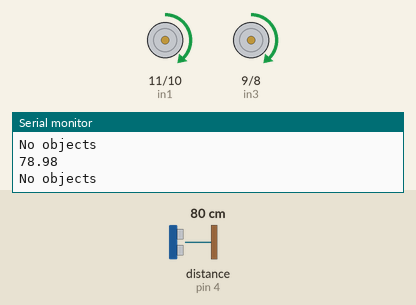
This sketch was run on a simulated Arduino Uno, built with avr-gcc and run on an emulated ATmega328P. Shown: motor-driver pin pairs drawn as motors (green arrow = first pin HIGH = forward, orange = second pin HIGH = backward, longer = more drive, scaled by the enable pin), the last lines printed to the serial monitor. Wiring (inferred from the names in the program): ultrasonic range finder: trigger pin 3; echo pin 4. Inputs (shaded band) come from the test bench; at power-on: distance to the obstacle (sensor on pin 4) 80 cm. The echo pulse lasts 58.3 µs per cm.

Above: at 1.2 s.
1.3 s: distance to the obstacle (sensor on pin 4) set to 28 cm
2.8 s: distance to the obstacle (sensor on pin 4) set to 24 cm
At 4.1 s:
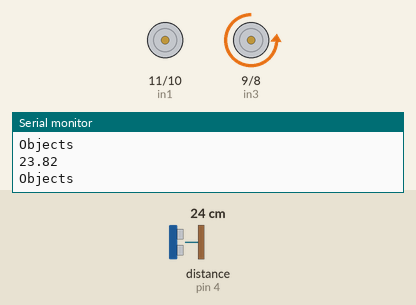
4.4 s: distance to the obstacle (sensor on pin 4) set to 35 cm
At 5.7 s:
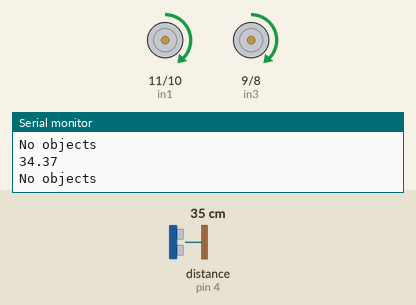
6.0 s: distance to the obstacle (sensor on pin 4) set to 2 cm
At 7.5 s:
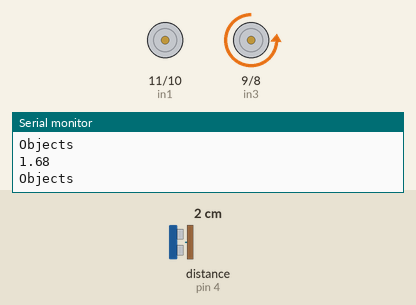
Timing chart, 0 to 8.7 s (numbered marks = the images above; inputs shaded):
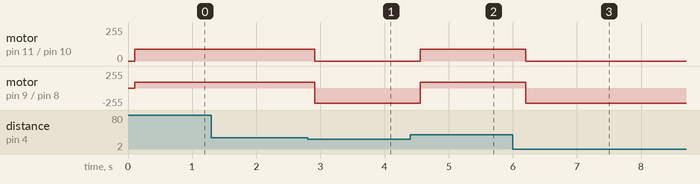

Measured:
- the behaviour switches between 27 and 26 cm on distance to the obstacle (sensor on pin 4) (found by bisection; images 0 and 1)
- after the input at 2.8 s, motor on pin 11 (in1) / pin 10 (in2): forward 90/255 → stopped after 0.11 s; motor on pin 9 (in3) / pin 8 (in4): forward 90/255 → backward 230/255 after 0.11 s
- after the input at 4.4 s, motor on pin 11 (in1) / pin 10 (in2): stopped → forward 90/255 after 0.15 s; motor on pin 9 (in3) / pin 8 (in4): backward 230/255 → forward 90/255 after 0.15 s
- after the input at 6.0 s, motor on pin 11 (in1) / pin 10 (in2): forward 90/255 → stopped after 0.20 s; motor on pin 9 (in3) / pin 8 (in4): forward 90/255 → backward 230/255 after 0.20 s

The sketch:

Obstacle_Avoiding_Robot.ino
```cpp
                           //-------->>>>>>>>> Obstacle Avoidance Robot <<<<<<<<<----------//


int trig = 3;     // Ultrasonic Sensor
int echo = 4;     // Ultrasonic Sensor
int in1 = 11;    //Motor Driver
int in2 = 10;    //Motor Driver
int in3 = 9;     //Motor Driver
int in4 = 8;     //Motor Driver
int ena = 6;    //Motor Driver
int enb = 5;     //Motor Driver

long duration;
float distance,x, area , circle_area;
 void setup()
{
  // put your setup code here, to run once:
pinMode(trig, OUTPUT);
pinMode(echo, INPUT);

 pinMode(in1, OUTPUT);
 pinMode(in2, OUTPUT);
 pinMode(in3, OUTPUT);
 pinMode(in4, OUTPUT);
pinMode(ena, OUTPUT);
pinMode(enb, OUTPUT);
  Serial.begin(9600);   // This tells the Arduino to get ready to exchange messages with the Serial Monitor at a data rate of 9600 bit/s.
}

void loop()   // The code inside the loop function runs over and over as long as the Maker Board is turned ON.
{
int dist=calculateDistance();
    delay(100);
    Serial.println(distance);  // It is use to show the output (while robot is connected) in the software Serial Monitor


    if (dist <= 25 )           // Ultrasonic Sensor Sense object distance(35cm)
    {

analogWrite(ena, 230);
analogWrite(enb, 230);
  digitalWrite(in1,LOW);           // For Left or Right purpose whenever the object(35cm) infont of the Robot then it get turn
  digitalWrite(in2,LOW);
  digitalWrite(in3,LOW);
 digitalWrite(in4,HIGH);
 Serial.println("Objects");
    }
    else
    {
  analogWrite(ena, 90);
analogWrite(enb, 90);
 digitalWrite(in1,HIGH);                 // In Forward Direction
digitalWrite(in2,LOW);
digitalWrite(in3,HIGH);
digitalWrite(in4,LOW);

Serial.println("No objects");           // Serial.println is use to show ouput in the Serial Monitor
    }
}
int calculateDistance()
{
  digitalWrite(trig,LOW);              // It is for the Backward Direction
  delayMicroseconds(2);
  digitalWrite(trig,HIGH);
  delayMicroseconds(10);
  digitalWrite(trig,LOW);
  duration=pulseIn(echo,HIGH);
  distance=duration*0.034/2;
  return distance;
}
```
